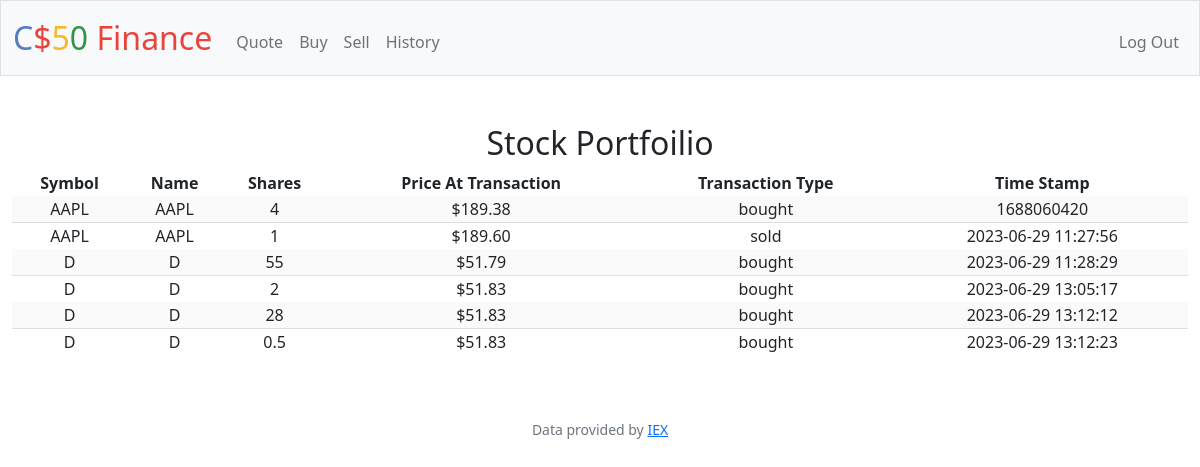
Screenshot of /history (signed in) with the database file from the repository.
### tables this page shows
CREATE TABLE history_log (log_id INTEGER PRIMARY KEY AUTOINCREMENT NOT NULL, user_id INT NOT NULL, stock_symbol TEXT NOT NULL, stock_name TEXT NOT NULL, sell_buy TEXT NOT NULL,  price INT NOT NULL, shares INT NOT NULL, timestamp TEXT NOT NULL, FOREIGN KEY (user_id) REFERENCES users(id));

### app.py (the view)
@app.route("/history")
@login_required
def history():
    history = db.execute("SELECT * FROM history_log WHERE user_id = ?", session['user_id'])
    if not history:
        flash("You have not bought or sold stock to display a history at this time")
        return redirect("/")
    return render_template("history.html", history=history)

### app.py (called while the page is built)
@app.after_request
def after_request(response):
    response.headers["Cache-Control"] = "no-cache, no-store, must-revalidate"
    response.headers["Expires"] = 0
    response.headers["Pragma"] = "no-cache"
    return response

### helpers.py (called while the page is built)
def login_required(f):
    @wraps(f)
    def decorated_function(*args, **kwargs):
        if session.get("user_id") is None:
            return redirect("/login")
        return f(*args, **kwargs)
    return decorated_function

### templates/history.html (shortened to what this page needs)
{% extends "layout.html" %}
{% block main %}
    <h2>Stock Portfoilio</h2>
    <table class="mb-3 mx-auto w-100">
        <tr>
            <th>Symbol</th>
            <th>Name</th>
            <th>Shares</th>
            <th>Price At Transaction</th>
            <th>Transaction Type</th>
            <th>Time Stamp</th>
        </tr>
        {% for stock in history %}
        <tr>
            <td>{{ stock.stock_symbol }}</td>
            <td>{{ stock.stock_name }}</td>
            <td>{{ stock.shares }}</td>
            <td>${{ "%.2f"|format(stock.price) }}</td>
            <td>{{ stock.sell_buy }}</td>
            <td>{{ stock.timestamp }}</td>
        </tr>
        {% endfor %}
    </table>
{% endblock %}

### static/styles.css (style rules this page uses)
tr:nth-child(even) { background-color: #FAFAFA; border-bottom: 1px solid #ddd; }

### rows the page displays
history_log: stock_symbol "AAPL", stock_name "AAPL", shares "4", price "189.38", sell_buy "bought", timestamp "1688060420"
history_log: stock_symbol "AAPL", stock_name "AAPL", shares "1", price "189.60", sell_buy "sold", timestamp "2023-06-29 11:27:56"
history_log: stock_symbol "D", stock_name "D", shares "55", price "51.79", sell_buy "bought", timestamp "2023-06-29 11:28:29"
history_log: stock_symbol "D", stock_name "D", shares "2", price "51.83", sell_buy "bought", timestamp "2023-06-29 13:05:17"
history_log: stock_symbol "D", stock_name "D", shares "28", price "51.83", sell_buy "bought", timestamp "2023-06-29 13:12:12"
history_log: stock_symbol "D", stock_name "D", shares "0.5", price "51.83", sell_buy "bought", timestamp "2023-06-29 13:12:23"
